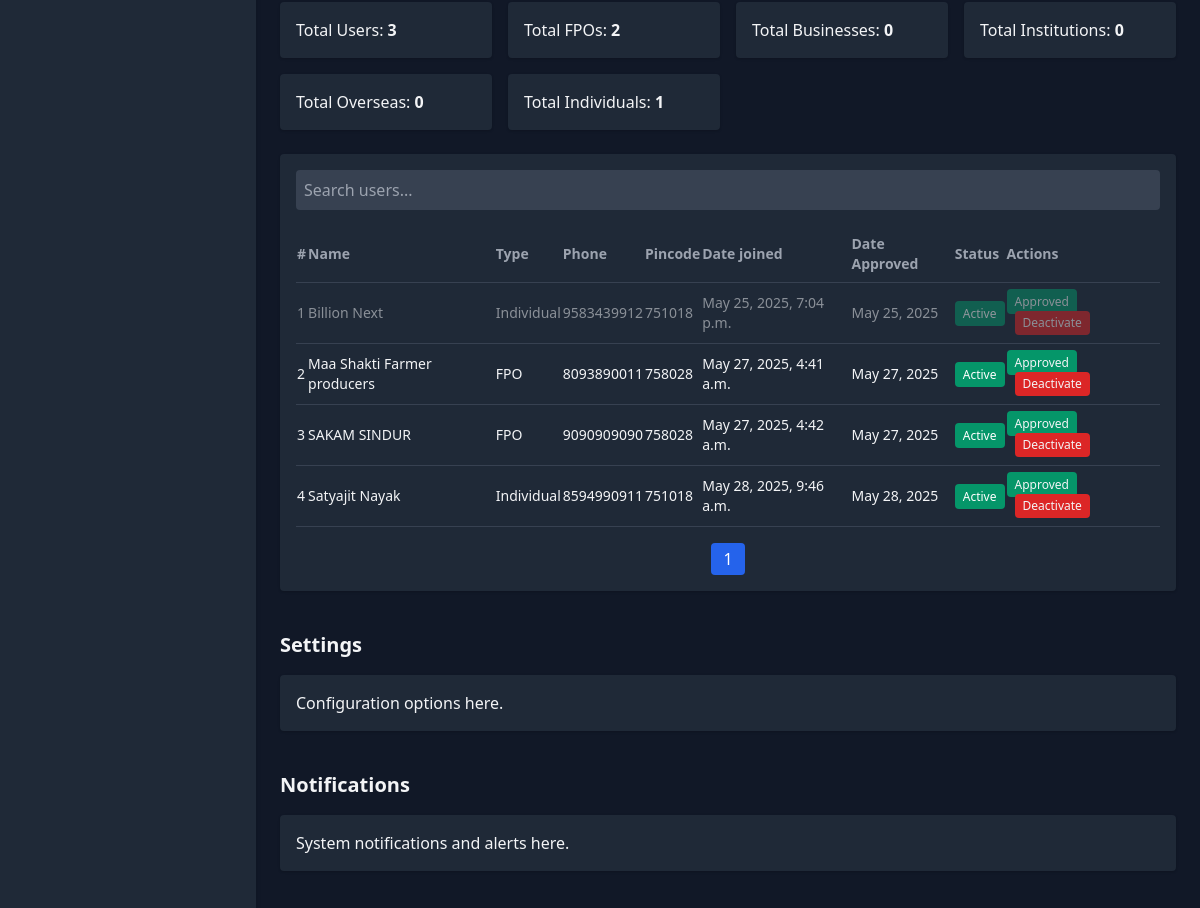
/accounts/admin-master/ (signed in, middle part), run on an earlier commit of the app's database.
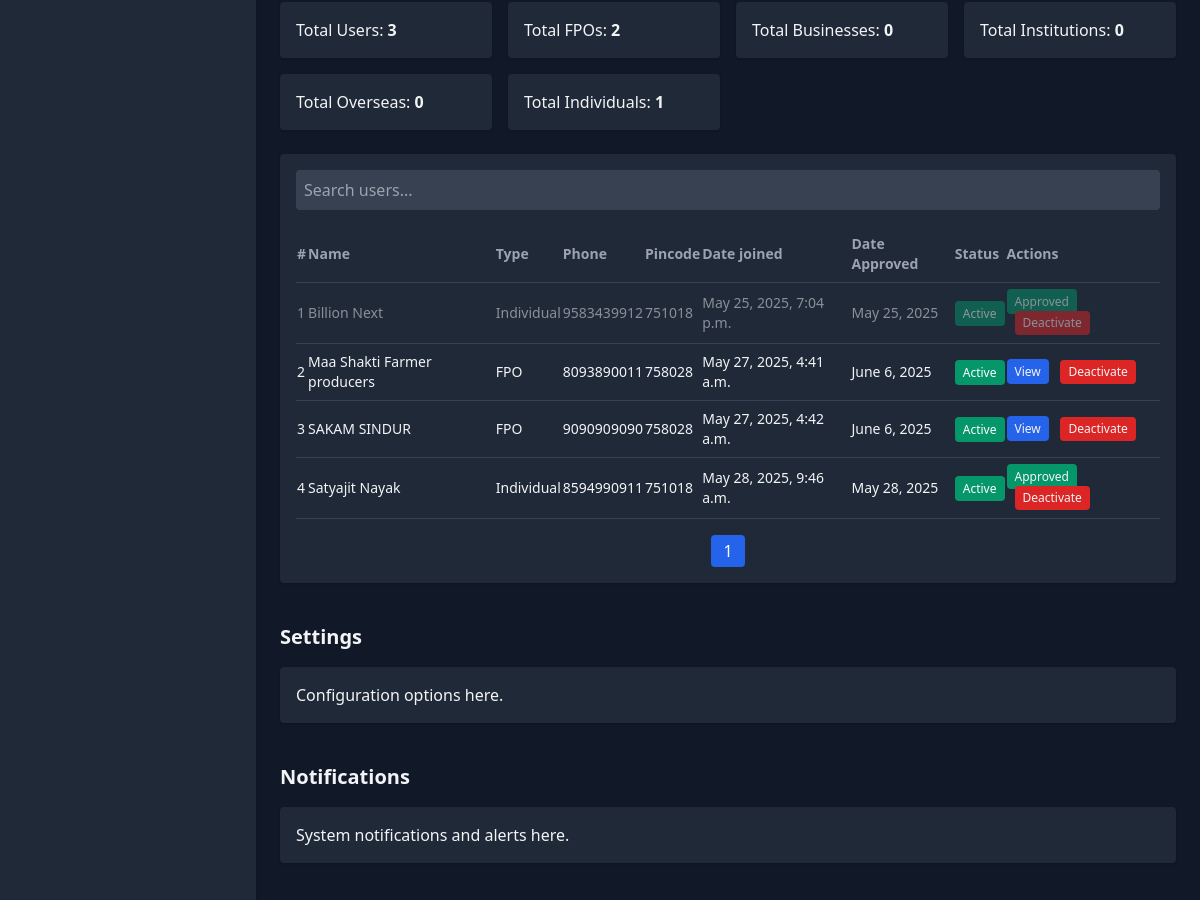
And on a later commit of the database.
### omsapp/models.py (models this page shows, shortened)
class CustomUser(AbstractUser):
    id=AutoField(primary_key=True)
    """"Basic details"""
    userType = CharField(max_length=20, choices=USERTYPES)
    first_name = CharField(max_length=50)#name
    last_name = CharField(max_length=50)#displayname
    org_name=CharField(max_length=50, default='', blank=True)#business name
    email = EmailField(max_length=50, default='', blank=True)#not mandatory
    phone = CharField(max_length=12, unique=True)
    phone1 = CharField(max_length=12, default='', blank=True)
    gstin = CharField(max_length=15, default='', blank=True)
    supply_place = CharField(max_length=70, choices=STATES)
    gst_tmt = CharField(max_length=20, choices=GST_TREATMENT)#gst treatment
    """Billing Address"""
    userAddress = CharField(max_length=200)
    userCity = CharField(max_length=50)
    userState = CharField(max_length=20, choices=STATES)
    pinCode = CharField(max_length=6)
    """Shipping Address"""
    userAddress1 = CharField(max_length=200)
    userCity1 = CharField(max_length=50)
    userState1 = CharField(max_length=20, choices=STATES)
    pinCode1 = CharField(max_length=6)
    userNote = CharField(max_length=300, default='', blank=True)#remarks from user
    """Account attributes"""
    password = CharField(max_length=20, default='Admin@1234')
    userApproved = BooleanField(null=True)
    approvedOn = DateField(null=True)
    isActive=BooleanField(null=True)
    activatedOn=DateField(null=True)
    deactivateRemark = CharField(max_length=100, null=True,blank=True)
    bill_address_lat = FloatField(null=True, blank=True)
    bill_address_long = FloatField(null=True, blank=True)
    ship_address_lat = FloatField(null=True, blank=True)
    ship_address_long = FloatField(null=True, blank=True)
    USERNAME_FIELD = 'phone'
    REQUIRED_FIELDS=['first_name']

### omsapp/views.py (the view)
# urls.py: path('admin-master/', views.admin_master, name='admin-master'),
def admin_master(request):
    if request.user.is_authenticated:
        total_users = CustomUser.objects.all()
        no_of_users = CustomUser.objects.all().__len__() - 1
        no_of_fpo = CustomUser.objects.filter(userType=1).__len__()
        no_of_biz = CustomUser.objects.filter(userType=2).__len__()
        no_of_inst = CustomUser.objects.filter(userType=3).__len__()
        no_of_overseas = CustomUser.objects.filter(userType=4).__len__()
        no_of_indv = CustomUser.objects.filter(userType=5).__len__()
        no_of_items = Item.objects.all().__len__()
        no_of_item_cat = Item.objects.values('itemCat').distinct().count()
        no_of_orders = Order.objects.all().__len__()
        no_of_bulkbuys = BulkBuy.objects.all().__len__()
        coordinates = []
        master_console_context = {
            'total_users':total_users,
            'total_users_no':no_of_users,
            'total_fpo':no_of_fpo,
            'total_business':no_of_biz,
            'total_institutions':no_of_inst,
            'total_overseas':no_of_overseas,
            'total_individual':no_of_indv,
            'no_of_items':no_of_items,
            'no_of_item_cat':no_of_item_cat,
            'total_orders':no_of_orders,
            'total_bulkbuys':no_of_bulkbuys,
        }
        return render(request, 'admin-master-console.html', context=master_console_context)
    else:
        return redirect('login')

### omsapp/templates/admin-master-console.html (shortened to what the changed rows need)
{% load static %}
<!DOCTYPE html>
<html lang="en">
<head>
  <link href="https://cdn.jsdelivr.net/npm/tailwindcss@2.2.19/dist/tailwind.min.css" rel="stylesheet">
  <link rel="stylesheet" href="https://unpkg.com/leaflet/dist/leaflet.css" />
</head>
<body class="bg-gray-900 text-gray-100 font-sans">
  <div id="main-wrapper" class="flex h-screen overflow-y-auto">
    <div class="flex-1 flex flex-col">
      <div class="p-6 overflow-y-auto flex-1">
        <section id="users" class="mt-10">
          <br>
          <div class="bg-gray-800 p-4 shadow rounded">
            <table id="userTable" class="w-full text-left text-sm">
              <thead class="text-gray-400 border-b border-gray-700">
                <tr>
                  <th class="py-2 cursor-pointer" onclick="sortTable(0)">#</th>
                  <th class="py-2 cursor-pointer" onclick="sortTable(1)">Name</th>
                  <th class="py-2 cursor-pointer" onclick="sortTable(2)">Type</th>
                  <th class="py-2 cursor-pointer" onclick="sortTable(3)">Phone</th>
                  <th class="py-2 cursor-pointer" onclick="sortTable(4)">Pincode</th>
                  <th class="py-2 cursor-pointer" onclick="sortTable(5)">Date joined</th>
                  <th class="py-2 cursor-pointer" onclick="sortTable(5)">Date Approved</th>
                  <th class="py-2 cursor-pointer" onclick="sortTable(6)">Status</th>
                  <th class="py-2">Actions</th>
                </tr>
              </thead>
              <tbody>
                {% for user in total_users %}
                {% if user.is_superuser %}
                <tr class="border-b border-gray-700 hover:bg-gray-700 pointer-events-none opacity-50">
                {% else %}
                <tr class="border-b border-gray-700 hover:bg-gray-700">
                {% endif %}
                  <td class="py-2">{{forloop.counter}}</td>
                  <td class="py-2">{{user.first_name}}</td>
                  <td class="py-2">
                    {% if user.userType == '1' %}FPO
                    {% elif user.userType == '2' %}Business
                    {% elif user.userType == '3' %}Institution
                    {% elif user.userType == '4' %}Overseas
                    {% else %}Individual
                    {% endif %}
                  </td>
                  <td class="py-2">{{user.phone}}</td>
                  <td class="py-2">{{user.pinCode}}</td>
                  <td class="py-2">{{user.date_joined}}</td>
                  <td class="py-2">{{user.approvedOn}}</td>
                  <td class="py-2">
                    {% if user.isActive %}
                    <span class="px-2 py-1 text-xs rounded bg-green-600 text-white">Active</span>
                    {% else %}
                    <span class="px-2 py-1 text-xs rounded bg-red-600 text-white">Inactive</span>
                    {% endif %}
                  </td>
                  <td class="py-2 space-x-2">
                    {% if user.userApproved %}
                    <span class="px-2 py-1 text-xs bg-green-600 rounded">Approved</span>
                    {% else %}
                    {% if user.userType == '1' %}
                    <a class="px-2 py-1 text-xs bg-blue-600 rounded hover:bg-blue-700" href="{% url 'profile-verify' user.pk %}">View</a>
                    {% else %}
                    <a class="px-2 py-1 text-xs bg-blue-600 rounded hover:bg-blue-700" href="{% url 'approve-user' user.pk %}">Approve</a>
                    {% endif %}
                    {% endif %}
                    {% if user.isActive %}
                    <button type="button" onclick="deactivateUser('{{user.pk}}')" class="px-2 py-1 text-xs bg-red-600 rounded hover:bg-red-700">Deactivate</button>
                    {% else %}
                    <a class="px-2 py-1 text-xs bg-green-600 rounded hover:bg-green-700" href="{% url 'activate-user' user.pk 'true' %}">Activate</a>
                    {% endif %}
                  </td>
                </tr>
                {% endfor %}
              </tbody>
            </table>
          </div>
        </section>
        <section id="settings" class="mt-10">
          <h2 class="text-xl font-semibold mb-4">Settings</h2>
        </section>
        <section id="notifications" class="mt-10">
          <h2 class="text-xl font-semibold mb-4">Notifications</h2>
        </section>
      </div>
    </div>
  </div>
</body>
</html>

What changed in the data, as far as the page shows it:
changed CustomUser "Maa Shakti Farmer producers": approvedOn "May 27, 2025" → "June 6, 2025"; userApproved "Approved" → "View"
changed CustomUser "SAKAM SINDUR": approvedOn "May 27, 2025" → "June 6, 2025"; userApproved "Approved" → "View"
